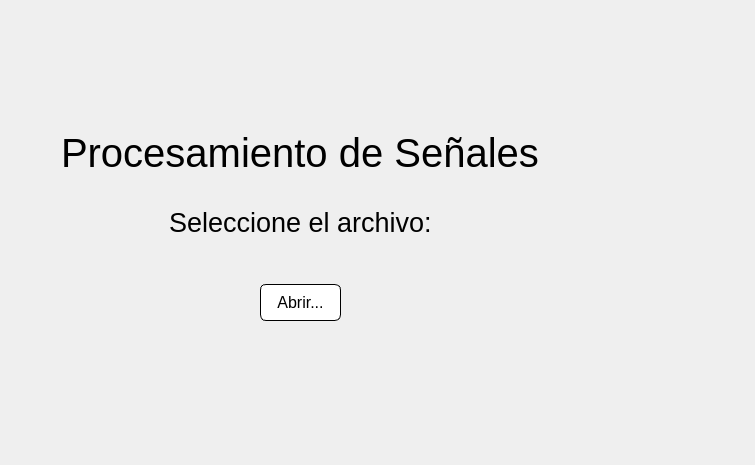
<?xml version="1.0" encoding="UTF-8"?>
<ui version="4.0">
 <class>MainWindow</class>
 <widget class="QMainWindow" name="MainWindow">
  <property name="enabled">
   <bool>true</bool>
  </property>
  <property name="geometry">
   <rect>
    <x>0</x>
    <y>0</y>
    <width>755</width>
    <height>465</height>
   </rect>
  </property>
  <property name="windowTitle">
   <string>MainWindow</string>
  </property>
  <property name="autoFillBackground">
   <bool>false</bool>
  </property>
  <property name="styleSheet">
   <string notr="true">QWidget#centralwidget {
    border-image: url(&quot;:/1/tv.png&quot;) 0 0 0 0 stretch stretch;
	background-color: transparent;
}
</string>
  </property>
  <widget class="QWidget" name="centralwidget">
   <property name="styleSheet">
    <string notr="true">background-color: transparent;</string>
   </property>
   <widget class="QWidget" name="verticalLayoutWidget">
    <property name="geometry">
     <rect>
      <x>40</x>
      <y>50</y>
      <width>521</width>
      <height>351</height>
     </rect>
    </property>
    <layout class="QVBoxLayout" name="verticalLayout">
     <item>
      <layout class="QVBoxLayout" name="verticalLayout_2">
       <item>
        <spacer name="verticalSpacer">
         <property name="orientation">
          <enum>Qt::Vertical</enum>
         </property>
         <property name="sizeType">
          <enum>QSizePolicy::Expanding</enum>
         </property>
         <property name="sizeHint" stdset="0">
          <size>
           <width>10</width>
           <height>80</height>
          </size>
         </property>
        </spacer>
       </item>
       <item alignment="Qt::AlignHCenter|Qt::AlignTop">
        <widget class="QLabel" name="label">
         <property name="styleSheet">
          <string notr="true">QLabel {

	font: 8pt &quot;Times New Roman&quot;;
    font-size: 30pt;
    color: black;
}
</string>
         </property>
         <property name="text">
          <string>Procesamiento de Señales</string>
         </property>
         <property name="alignment">
          <set>Qt::AlignLeading|Qt::AlignLeft|Qt::AlignVCenter</set>
         </property>
        </widget>
       </item>
       <item>
        <spacer name="verticalSpacer_2">
         <property name="orientation">
          <enum>Qt::Vertical</enum>
         </property>
         <property name="sizeHint" stdset="0">
          <size>
           <width>10</width>
           <height>10</height>
          </size>
         </property>
        </spacer>
       </item>
       <item alignment="Qt::AlignHCenter|Qt::AlignVCenter">
        <widget class="QLabel" name="seleccionetexto">
         <property name="styleSheet">
          <string notr="true">QLabel {

	font: 8pt &quot;Times New Roman&quot;;
    font-size: 20pt;
    color: black;
}
</string>
         </property>
         <property name="text">
          <string>Seleccione el archivo:</string>
         </property>
         <property name="alignment">
          <set>Qt::AlignLeading|Qt::AlignLeft|Qt::AlignVCenter</set>
         </property>
        </widget>
       </item>
       <item>
        <spacer name="verticalSpacer_5">
         <property name="orientation">
          <enum>Qt::Vertical</enum>
         </property>
         <property name="sizeHint" stdset="0">
          <size>
           <width>20</width>
           <height>40</height>
          </size>
         </property>
        </spacer>
       </item>
       <item alignment="Qt::AlignHCenter|Qt::AlignVCenter">
        <widget class="QPushButton" name="abriSenal">
         <property name="styleSheet">
          <string notr="true">QPushButton {
    background-color: white;
    color: black;
    border: 1px solid black;
    border-radius: 6px;
    padding: 8px 16px;
    font-size: 12pt;
}

QPushButton:hover {
    background-color: #ecf0f1; 
    border-color: #34495e;
    color: #34495e;
}

QPushButton:pressed {
    background-color: #bdc3c7; 
    border-color: #2c3e50;
    color: #2c3e50;
}
</string>
         </property>
         <property name="text">
          <string>Abrir...</string>
         </property>
        </widget>
       </item>
       <item>
        <spacer name="verticalSpacer_4">
         <property name="orientation">
          <enum>Qt::Vertical</enum>
         </property>
         <property name="sizeHint" stdset="0">
          <size>
           <width>20</width>
           <height>40</height>
          </size>
         </property>
        </spacer>
       </item>
       <item>
        <spacer name="verticalSpacer_3">
         <property name="orientation">
          <enum>Qt::Vertical</enum>
         </property>
         <property name="sizeHint" stdset="0">
          <size>
           <width>20</width>
           <height>40</height>
          </size>
         </property>
        </spacer>
       </item>
      </layout>
     </item>
    </layout>
   </widget>
  </widget>
 </widget>
 <resources>
  <include location="Imagenes/bgPrueba.qrc"/>
  <include location="fuentes/fuentes.qrc"/>
 </resources>
 <connections/>
</ui>
